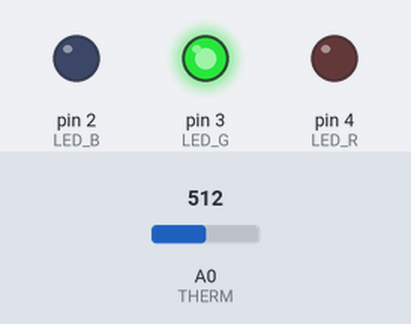
The sketch below on a simulated Arduino Uno, built with avr-gcc and run on an emulated ATmega328P. On the bench: output pins drawn as LEDs (lit = HIGH). Inputs (shaded band) come from the test bench; at power-on: A0 (THERM) = 512. What the sketch prints to the serial monitor is not drawn.

Above: at 1.3 s.
1.4 s: A0 (THERM) set to 487
2.9 s: A0 (THERM) set to 471
At 3.6 s:
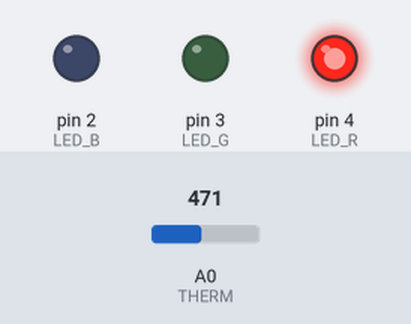
4.5 s: A0 (THERM) set to 453
7.5 s: A0 (THERM) set to 437
At 8.7 s:
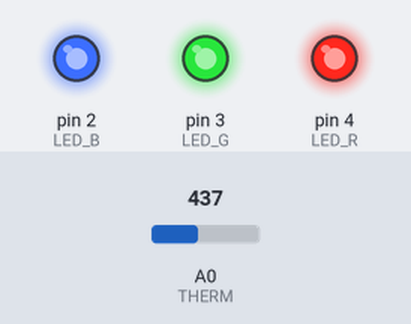
9.0 s: A0 (THERM) set to 267
12.0 s: A0 (THERM) set to 236
At 13.4 s:
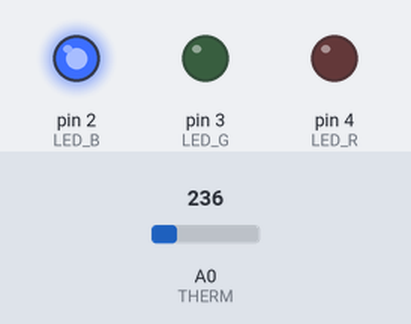
Timing chart, 0 to 14.5 s (numbered marks = the images above; inputs shaded):
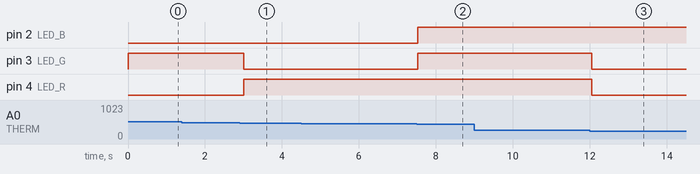

Measured:
- the behaviour switches between 481 and 480 on A0 (THERM) (found by bisection; images 0 and 1)
- the behaviour switches between 447 and 446 on A0 (THERM) (found by bisection; images 1 and 2)
- the behaviour switches between 251 and 250 on A0 (THERM) (found by bisection; images 2 and 3)
- after the input at 1.4 s, every drawn part: stays the same
- after the input at 2.9 s, pin 3 (LED_G): HIGH → LOW after 0.11 s; pin 4 (LED_R): LOW → HIGH after 0.11 s
- after the input at 4.5 s, every drawn part: stays the same
- after the input at 7.5 s, pin 2 (LED_B), pin 3 (LED_G): LOW → HIGH at once
- after the input at 9.0 s, every drawn part: stays the same
- after the input at 12.0 s, pin 3 (LED_G), pin 4 (LED_R): HIGH → LOW after 0.06 s

The sketch:

Detector_Building.ino
```cpp
/*
 * Detector Building
 * Code by Anthony Wang
 * Ladue High School Science Olympiad
 */


/*
 * DON'T USE: The calibration method is known to be highly inaccurate
 */


// Constants
const bool CALIB = false; // Calibration mode
const int LED_R = 4, LED_G = 3, LED_B = 2, THERM = 0; // Device component pins
const double R_k = 10000, V_in = 5, analog_max = 1023; // Device constants

// Calibration data
const int n = 6, m = n / 3; // Number of data points, MUST be multiple of 3
double V[n] = { 2.81, 3.31, 3.36, 3.81, 4.03, 4.21 }; // Voltage measurements
double T[n] = { 18.5, 29.1, 33.1, 48.0, 59.0, 70.0 }; // Temperature measurements
double V_mid[m]; // Stores each piecewise segment for binary search
double A[m], B[m], C[m]; // Coefficients for each piecewise component


// Temperature conversions
inline double f2c(double f) { return (f - 32) * 5 / 9; } // Fahrenheit to Celsius
inline double c2f(double c) { return c * 9 / 5 + 32; } // Celsius to Fahrenheit
inline double k2c(double k) { return k - 273.15; } // Kelvin to Celsius
inline double c2k(double c) { return c + 273.15; } // Celsius to Kelvin
inline double f2k(double f) { return c2k(f2c(f)); } // Fahrenheit to Kelvin
inline double k2f(double k) { return c2f(k2c(k)); } // Kelvin to Fahrenheit


// Analog to digital conversion
inline double a2d(int a) { return V_in * a / analog_max; }
inline int d2a(double d) { return d * analog_max / V_in; }


// Utility functions
// No C++ standard library :(
void sort(double a[], int n) {
  // Bubble sort
  // Slow but n < 30 so OK
  // Too lazy to implement a fast sort
  for (int i = 0; i < n; i++) {
    for (int j = 0; j < n - 1; j++) {
      if (a[j] > a[j + 1]) {
        double tmp = a[j];
        a[j] = a[j + 1];
        a[j + 1] = tmp;
      }
    }
  }
}


// Calculations
// Steinhart-hart stuff
void calculate() {
  sort(V, n);
  sort(T, n);
  double R[n], L[n], Y[n], G[n];
  for (int i = 0; i < n; i++) R[i] = R_k * (V_in / V[i] - 1);
  for (int i = 0; i < n; i++) L[i] = log(R[i]);
  for (int i = 0; i < n; i++) Y[i] = 1 / c2k(T[i]);
  for (int i = 0; i < n; i += 3) {
    G[i + 1] = (Y[i + 1] - Y[i]) / (L[i + 1] - L[i]);
    G[i + 2] = (Y[i + 2] - Y[i]) / (L[i + 2] - L[i]);
  }
  for (int i = 0; i < n; i += 3) { // Don't ask how this works
    C[i / 3] = (G[i + 2] - G[i + 1]) / (L[i + 2] - L[i + 1]) / (L[i] + L[i + 1] + L[i + 2]);
    B[i / 3] = G[i + 1] - C[i / 3] * (L[i] * L[i] + L[i] * L[i + 1] + L[i + 1] * L[i + 1]);
    A[i / 3] = Y[i] - L[i] * (B[i / 3] + L[i] * L[i] * C[i / 3]);
  }
  for (int i = 0; i < n; i += 3) V_mid[i / 3] = (i ? (V[i - 1] + V[i]) / 2 : 0);
}


// Arduino stuff
void blink(int pin) {
  digitalWrite(pin, HIGH);
  delay(1000);
  digitalWrite(pin, LOW);
}
// More Arduino stuff
void setup() {
  Serial.begin(9600);
  pinMode(LED_R, OUTPUT);
  pinMode(LED_G, OUTPUT);
  pinMode(LED_B, OUTPUT);

  // blink(LED_R);
  // blink(LED_G);
  // blink(LED_B);

  calculate();

  // Debug stuff
  /*for (int i = 0; i < n; i++) {
    Serial.print(V[i]);
    Serial.print(" ");
    Serial.print(T[i]);
    Serial.print(" ");
  }
  Serial.println();
  for (int i = 0; i < m; i++) {
    Serial.print("Segment lower bound: ");
    Serial.print(V_mid[i]);
    Serial.print(" Segment upper bound: ");
    Serial.print(V_mid[i + 1]);
    Serial.print(" A: ");
    Serial.print(A[i], 12);
    Serial.print(" B: ");
    Serial.print(B[i], 12);
    Serial.print(" C: ");
    Serial.print(C[i], 12);
    Serial.println();
  }*/
}


// Main loop
void loop() {
  int V_raw = analogRead(THERM); // Read in raw analog value
  double V_out = a2d(V_raw); // Convert analog to digital
  double R_t = R_k * (V_in / V_out - 1); // Thermistor resistance

  if (CALIB) {
    // Calibration mode
    Serial.print("Raw analog reading: ");
    Serial.print(V_raw);
    Serial.print("  Voltage (V): ");
    Serial.print(V_out);
    Serial.println();
    delay(500);
    return;
  }


  int s = 0;
  while (s + 1 < m && V_out > V_mid[s + 1]) s++; // Find correct segment

  double logR_t = log(R_t);
  double K = 1.0 / (A[s] + B[s] * logR_t + C[s] * logR_t * logR_t * logR_t); // Steinhart-hart
  double C = k2c(K);
  double F = c2f(C);


  // LED stuff
  if (C <= 25) { // Cold
    digitalWrite(LED_R, LOW);
    digitalWrite(LED_G, LOW);
    digitalWrite(LED_B, HIGH);
  }
  else if (C <= 50) { // Medium
    digitalWrite(LED_R, LOW);
    digitalWrite(LED_G, HIGH);
    digitalWrite(LED_B, LOW);
  }
  else if (C <= 75) { // Hot
    digitalWrite(LED_R, HIGH);
    digitalWrite(LED_G, LOW);
    digitalWrite(LED_B, LOW);
  }
  else { // Something seriously wrong
    digitalWrite(LED_R, HIGH);
    digitalWrite(LED_G, HIGH);
    digitalWrite(LED_B, HIGH);
  }


  // Output voltage, temperature
  Serial.print("Raw analog reading: ");
  Serial.print(V_raw);
  Serial.print(" Voltage (V): ");
  Serial.print(V_out);
  //Serial.print(" Resistance (Ohms): ");
  //Serial.print(R_t);
  Serial.print(" Temperature (°C): ");
  Serial.print(C);
  // For reference
  //Serial.print(" Temperature (°F): ");
  //Serial.print(F);

  // Debug stuff
  /*Serial.print(" Segment lower bound: ");
  Serial.print(V_mid[s]);
  Serial.print(" Segment upper bound: ");
  Serial.print(V_mid[s + 1]);

  Serial.println();*/
  delay(500);
  return;
}
```
